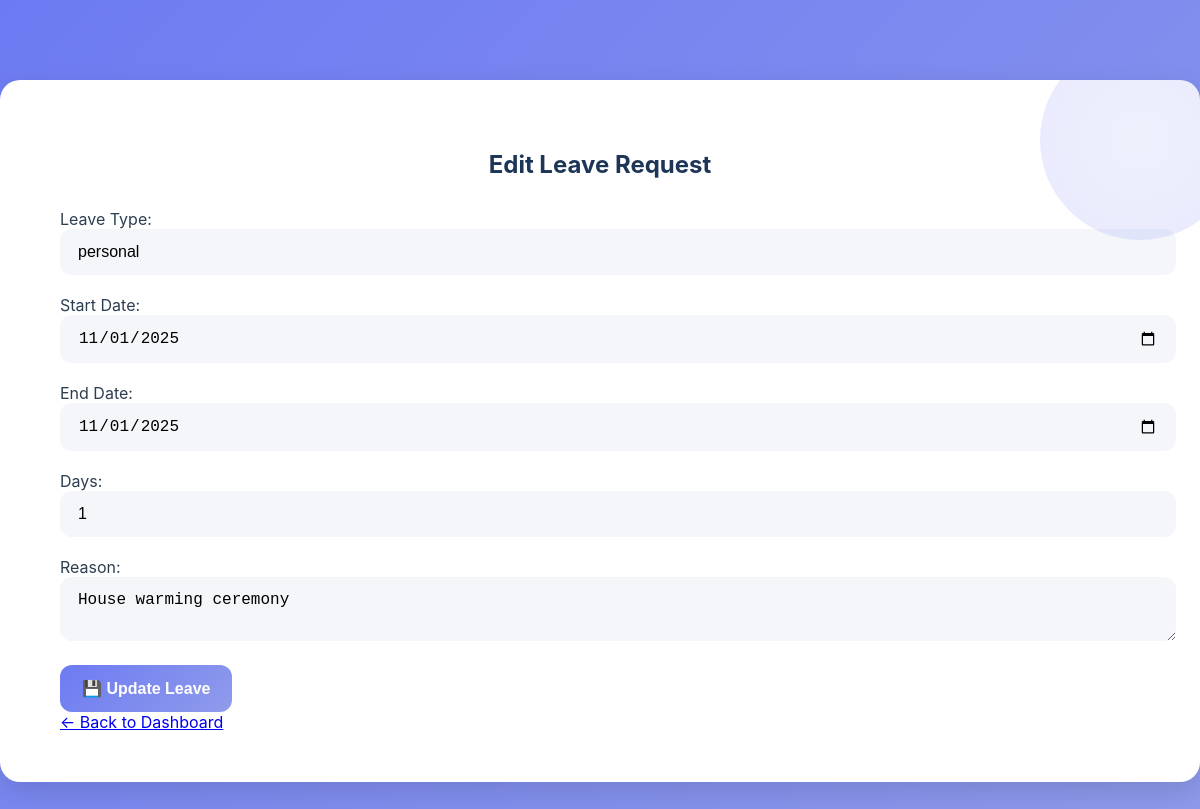
Screenshot of /edit_leave/4 (signed in) with the database file from the repository.
### app.py (models this page shows)
class Leave(db.Model):
    id = db.Column(db.Integer, primary_key=True)
    user_id = db.Column(db.Integer, db.ForeignKey('user.id'))
    leave_type = db.Column(db.String(50))
    start_date = db.Column(db.String(20))
    end_date = db.Column(db.String(20))
    days = db.Column(db.Integer)
    reason = db.Column(db.String(200))
    status = db.Column(db.String(20), default="Pending")

### app.py (the view, shortened to what this page needs)
@app.route('/edit_leave/<int:leave_id>', methods=['GET', 'POST'])
def edit_leave(leave_id):
    if 'user_id' not in session:
        return redirect(url_for('login'))
    leave = Leave.query.get_or_404(leave_id)
    user = User.query.get(session['user_id'])
    if leave.user_id != user.id:
        flash("Unauthorized access.")
        return redirect(url_for('dashboard_faculty'))
    if leave.status != "Pending":
        flash("Only pending leaves can be modified.")
        return redirect(url_for('dashboard_faculty'))
    return render_template('edit_leave.html', leave=leave)

### templates/edit_leave.html (shortened to what this page needs)
<!DOCTYPE html>
<html lang="en">
<head>
  <link rel="stylesheet" href="{{ url_for('static', filename='style.css') }}">
</head>
<body>
  <div class="container">
    <h2>Edit Leave Request</h2>
    <form method="POST">
      <label>Leave Type:</label>
      <input type="text" name="leave_type" value="{{ leave.leave_type }}" required>
      <label>Start Date:</label>
      <input type="date" name="start_date" value="{{ leave.start_date }}" required>
      <label>End Date:</label>
      <input type="date" name="end_date" value="{{ leave.end_date }}" required>
      <label>Days:</label>
      <input type="number" name="days" value="{{ leave.days }}" min="1" required>
      <label>Reason:</label>
      <textarea name="reason" required>{{ leave.reason }}</textarea>
      <button type="submit">💾 Update Leave</button>
    </form>
    <a class="back-link" href="{{ url_for('dashboard_faculty') }}">← Back to Dashboard</a>
  </div>
</body>
</html>

### static/style.css (style rules this page uses)
body { margin: 0; padding: 0; min-height: 100vh; font-family: "Inter", "Segoe UI", Roboto, Arial, sans-serif; color: #2c3e50; background: linear-gradient(135deg, #6D7BF3, #8F9BEA); }
.container { background: #ffffff; max-width: 1100px; margin: 80px auto; padding: 50px 60px; border-radius: 20px; box-shadow: 0 10px 30px rgba(0, 0, 0, 0.12); position: relative; overflow: hidden; }
.container::before { content: ""; position: absolute; top: -40px; right: -40px; width: 200px; height: 200px; background: radial-gradient(circle at center, #8F9BEA 0%, #6D7BF3 80%); opacity: 0.15; border-radius: 50%; transform: rotate(45deg); pointer-events: none; }
h2, h3 { text-align: center; margin-bottom: 30px; color: #1d3557; font-weight: 700; }
input, select, textarea { width: 100%; font-size: 16px; padding: 14px 18px; margin-bottom: 20px; border: none; border-radius: 12px; background: #f4f6fa; transition: background 0.2s, transform 0.2s; }
button { font-size: 16px; padding: 14px 22px; border: none; border-radius: 12px; cursor: pointer; font-weight: 600; color: #fff; background: linear-gradient(135deg, #6D7BF3, #8F9BEA); transition: background 0.3s, transform 0.2s; }

### rows the page displays
Leave: leave_type "personal", start_date "11/01/2025", end_date "11/01/2025", days "1", reason "House warming ceremony"
